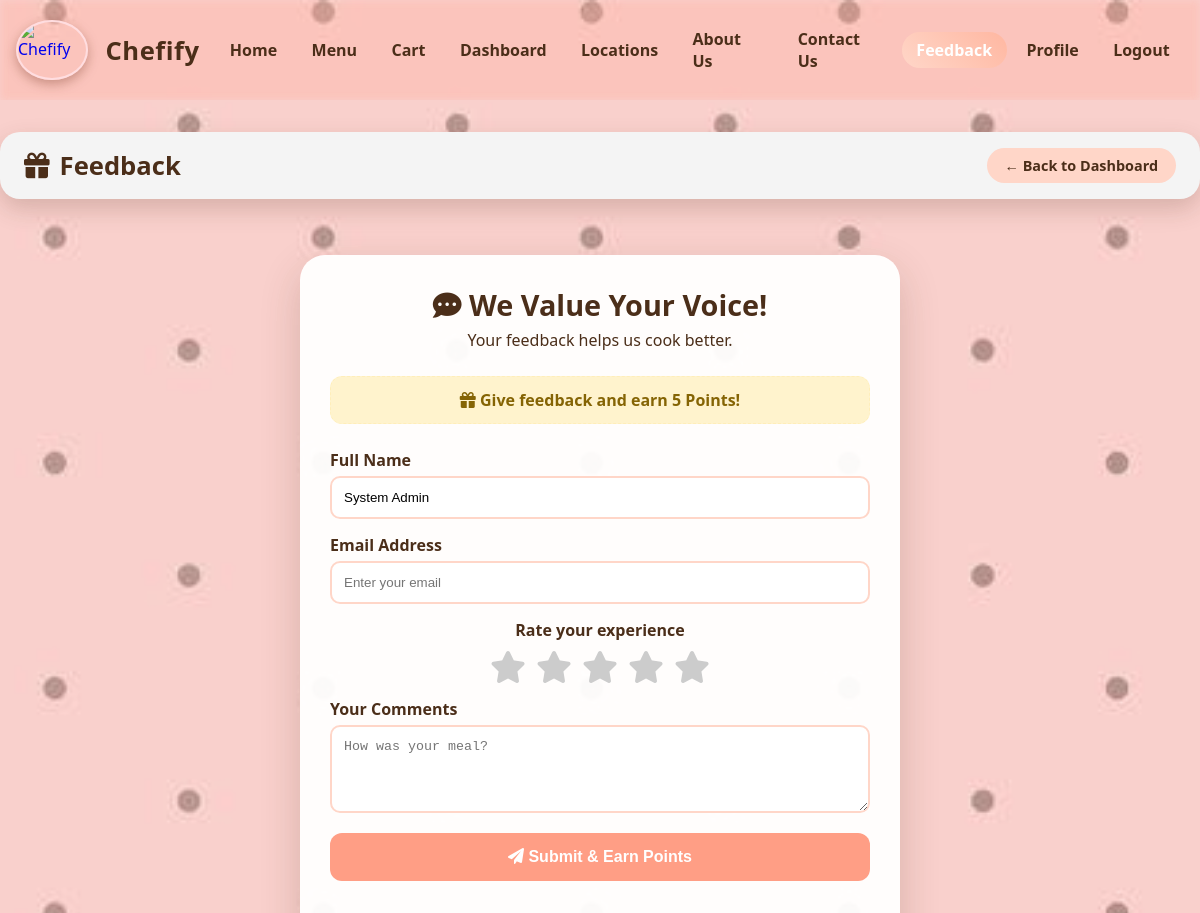
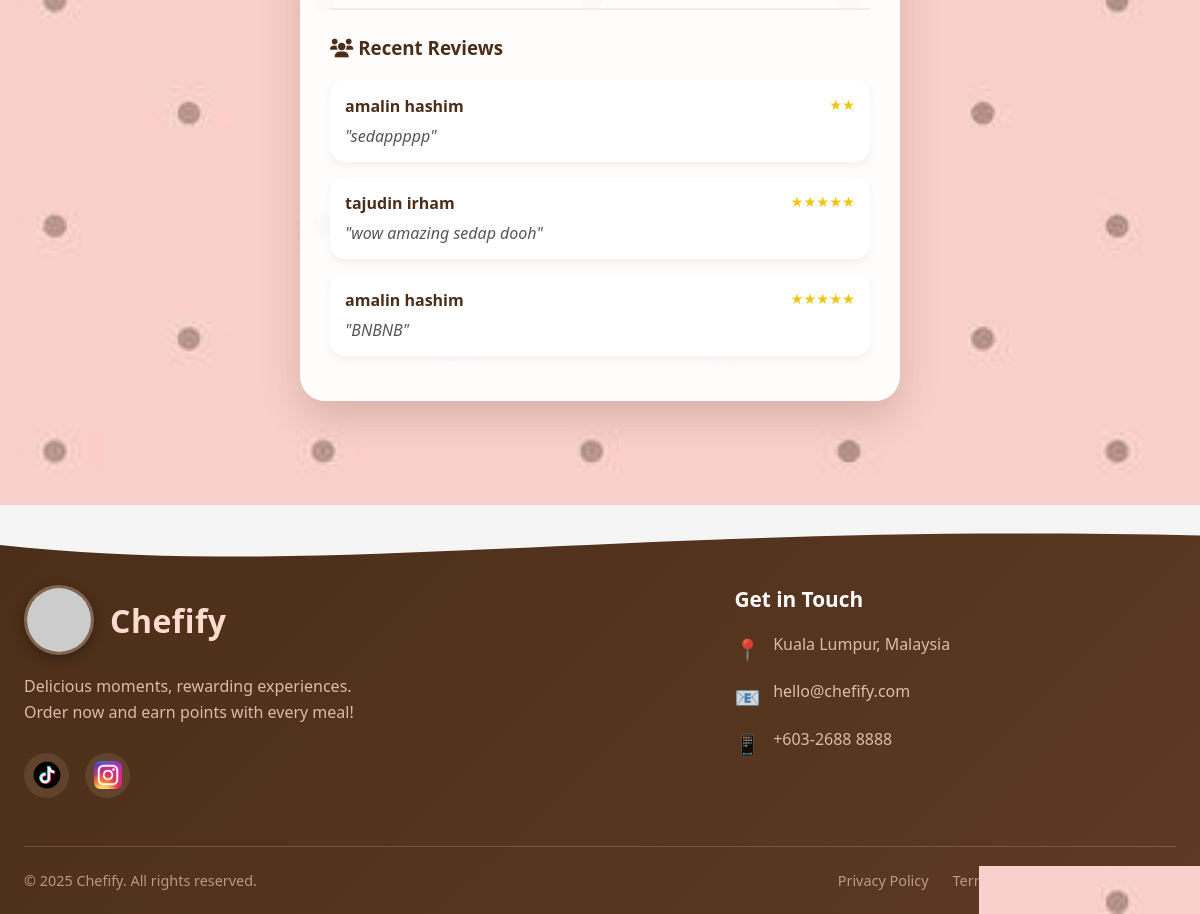
The app's page /feedback.php (signed in) with its own data (2 pictures, top to bottom).
### tables this page shows
CREATE TABLE `feedback` (
  `feedback_id` int(11) NOT NULL,
  `user_id` int(11) DEFAULT NULL,
  `name` varchar(100) NOT NULL,
  `email` varchar(100) NOT NULL,
  `rating` int(11) NOT NULL CHECK (`rating` >= 1 and `rating` <= 5),
  `comment` text NOT NULL,
  `points_awarded` int(11) DEFAULT 5,
  `created_at` timestamp NOT NULL DEFAULT current_timestamp()
);

### feedback.php (the view, shortened to what this page needs)
<?php
require_once 'db.php';
$user_fullname = isset($_SESSION['fullname']) ? $_SESSION['fullname'] : '';
$user_email = isset($_SESSION['email']) ? $_SESSION['email'] : '';
try {
    $stmt = $pdo->query("SELECT * FROM feedback ORDER BY created_at DESC LIMIT 5");
    $reviews = $stmt->fetchAll();
} catch (PDOException $e) {
    $reviews = [];
}
?>
<!DOCTYPE html>
<html lang="en">
<head>
    <link rel="stylesheet" href="feedback.css">
    <link rel="stylesheet" href="https://cdnjs.cloudflare.com/ajax/libs/font-awesome/6.0.0/css/all.min.css">
<nav>
  <div class="nav-container">
    <a href="homepage.php" class="logo">
      <img src="img/chefify.jpg" class="logo-img" alt="Chefify">
      <span class="logo-text">Chefify</span>
    </a>
      <div class="nav-links" role="menu" aria-label="Main links">
        <a href="homepage.php">Home</a>
        <a href="menu.php">Menu</a>
        <a href="cart.php">Cart</a>
        <a href="dashboard.php">Dashboard</a>
        <a href="locations.php" >Locations</a>
        <a href="aboutus.php" >About Us</a>
        <a href="contactus.php" >Contact Us</a>
        <a href="feedback.php" class="active">Feedback</a>
        <a href="profile.php" >Profile</a>
        <a href="login.php">Logout</a>
      </div>
  </div>
</nav>
<div class="header">
    <h2><i class="fa-solid fa-gift"></i> Feedback</h2>
    <a href="homepage.php" class="back-link">← Back to Dashboard</a>
</div>
<body class="page-enter">
<div class="feedback-wrapper">
    <div class="feedback-card">
        <div class="feedback-header">
            <h2><i class="fa-solid fa-comment-dots"></i> We Value Your Voice!</h2>
            <p>Your feedback helps us cook better.</p>
        </div>
        <div class="points-box">
            <i class="fa-solid fa-gift"></i> Give feedback and earn <b>5 Points!</b>
        </div>
        <form id="userFeedbackForm">
            <div class="form-group">
                <label>Full Name</label>
                <input type="text" id="userName" value="<?php echo htmlspecialchars($user_fullname); ?>" placeholder="Enter your name" required>
            </div>
            <div class="form-group">
                <label>Email Address</label>
                <input type="email" id="userEmail" value="<?php echo htmlspecialchars($user_email); ?>" placeholder="Enter your email" required>
            </div>
            <div class="form-group" style="text-align: center;">
                <label>Rate your experience</label>
                <div class="star-container" id="starGroup">
                    <i class="fa-solid fa-star" data-value="1"></i>
                    <i class="fa-solid fa-star" data-value="2"></i>
                    <i class="fa-solid fa-star" data-value="3"></i>
                    <i class="fa-solid fa-star" data-value="4"></i>
                    <i class="fa-solid fa-star" data-value="5"></i>
                </div>
            </div>
            <div class="form-group">
                <label>Your Comments</label>
                <textarea id="userComment" rows="4" placeholder="How was your meal?" required></textarea>
            </div>
            <button type="submit" class="btn-submit">
                <i class="fa-solid fa-paper-plane"></i> Submit & Earn Points
            </button>
        </form>
        <div class="others-section">
            <h3 style="margin-bottom: 20px;"><i class="fa-solid fa-users"></i> Recent Reviews</h3>
            <div id="othersReviewList">
                <?php
                foreach ($reviews as $rev) {
                    $stars = str_repeat("★", $rev['rating']);
                    echo '<div class="review-item">';
                    echo '<strong>' . htmlspecialchars($rev['name']) . '</strong> <span class="rating-display">' . $stars . '</span>';
                    echo '<p>"' . htmlspecialchars($rev['comment']) . '"</p>';
                    echo '</div>';
                }
                ?>
            </div>
        </div>
    </div>
</div>
<footer>
  <div class="footer-container">
    <div class="footer-top">
      <div class="footer-logo-section">
        <div class="footer-logo">
          <img src="img/chefify.jpg" alt="Chefify Logo" onerror="this.src='https://via.placeholder.com/70/4b2e19/FFFFFF?text=C'">
          <span class="footer-logo-text">Chefify</span>
        </div>
        <p class="footer-tagline">
          Delicious moments, rewarding experiences. Order now and earn points with every meal!
        </p>
        <div class="footer-social">
          <a href="https://www.tiktok.com/@chefifyapp?_r=1&_t=ZS-92RNDS9aRWs" target="_blank" rel="noopener" class="social-icon" title="Follow us on TikTok">
            <img src="img/tiktok.png" alt="TikTok">
          </a>
          <a href="https://www.instagram.com/chefifyapp?igsh=Z3RhMW43dndoN281&utm_source=qr" target="_blank" rel="noopener" class="social-icon" title="Follow us on Instagram">
            <img src="img/instagram.webp" alt="Instagram">
          </a>
        </div>
      </div>
      <div class="footer-section">
        <h3>Get in Touch</h3>
        <div class="contact-item">
          <span class="contact-icon">📍</span>
          <div class="contact-text">
            Kuala Lumpur, Malaysia
          </div>
        </div>
        <div class="contact-item">
          <span class="contact-icon">📧</span>
          <div class="contact-text">
            <a href="mailto:hello@chefify.com">hello@chefify.com</a>
          </div>
        </div>
        <div class="contact-item">
          <span class="contact-icon">📱</span>
          <div class="contact-text">
            <a href="tel:+60326888888">+603-2688 8888</a>
          </div>
        </div>
      </div>
    </div>
    <div class="footer-bottom">
      <div>
        © 2025 Chefify. All rights reserved.
      </div>
      <ul class="footer-links-inline">
        <li><a href="privacy.php">Privacy Policy</a></li>
        <li><a href="terms.php">Terms of Service</a></li>
        <li><a href="cookies.php">Cookie Policy</a></li>
      </ul>
    </div>
  </div>
</footer>
</body>
</html>

### records on screen
feedback: name "amalin hashim", rating "★★", comment "sedappppp"
feedback: name "tajudin irham", rating "★★★★★", comment "wow amazing sedap dooh"
feedback: name "amalin hashim", rating "★★★★★", comment "BNBNB"
